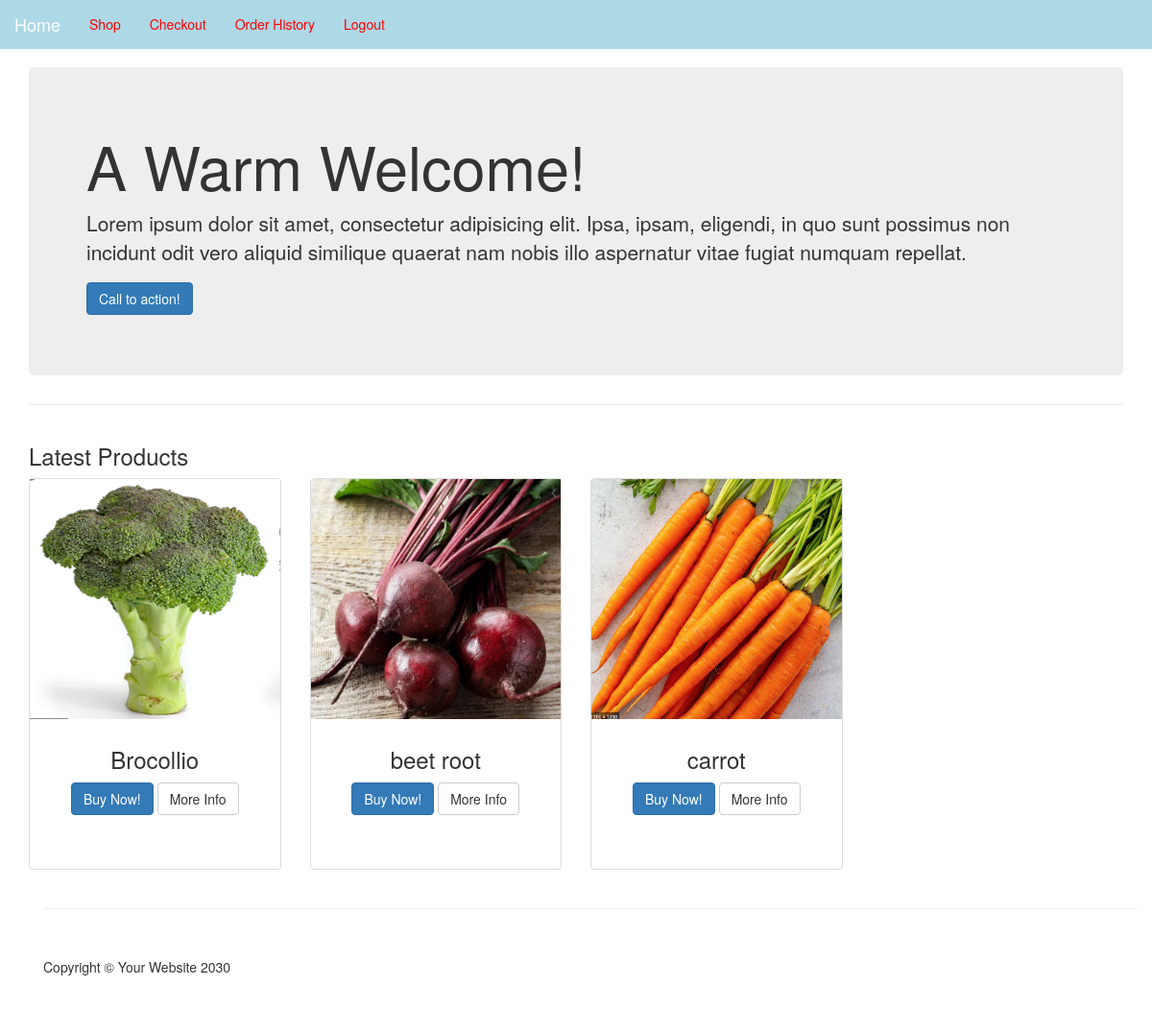
/public/category.php?id=9 (signed in), run on the app's committed database.
### tables this page shows
CREATE TABLE `products` (
  `product_id` int(11) NOT NULL,
  `farmer_id` int(11) NOT NULL,
  `Unit` varchar(11) NOT NULL,
  `product_title` varchar(255) NOT NULL,
  `product_category_id` int(11) NOT NULL,
  `product_price` float NOT NULL,
  `product_quantity` int(11) NOT NULL,
  `product_description` text NOT NULL,
  `product_image` varchar(255) NOT NULL,
  `short_desc` text NOT NULL
);

### resources/functions.php (the view, shortened to what this page needs)
<?php
function query($sql) {
    global $connection;
    $result = mysqli_query($connection, $sql);
    return $result;
}
function escape_string($string) {
    global $connection;
    return mysqli_real_escape_string($connection, $string);
}
function fetch_array($result) {
    return mysqli_fetch_array($result);
}
function get_products_in_cat_page() {
    $query = query(" SELECT * FROM products WHERE product_category_id = " . escape_string($_GET['id']) . " ");
    while ($row = fetch_array($query)) {
        $product_image = display_image($row['product_image']);
        $product = <<<DELIMETER
            <div class="col-md-3 col-sm-6 hero-feature">
                <div class="thumbnail">
                    <img style="height: 25rem;" src="../resources/{$product_image}" alt="">
                    <div class="caption">
                        <h3>{$row['product_title']}</h3>
                        <p>
                            <a href="../resources/cart.php?add={$row['product_id']}" class="btn btn-primary">Buy Now!</a> <a href="" class="btn btn-default">More Info</a>
                        </p>
                    </div>
                </div>
            </div>
DELIMETER;
        echo $product;
    }
}
function display_image($picture) {
    return "uploads" . DS . $picture;
}
?>

### public/css/shop-homepage.css (style rules this page uses)
body { padding-top: 70px; }
.caption { height: 130px; overflow: hidden; }
.thumbnail img { width: 100%; }
.thumbnail { padding: 0; }

### public/css/styles.css (style rules this page uses)
.caption { height: 156px; }

### data on the page
products: product_image (picture), product_title "Brocollio"
products: product_image (picture), product_title "beet root"
products: product_image (picture), product_title "carrot"
